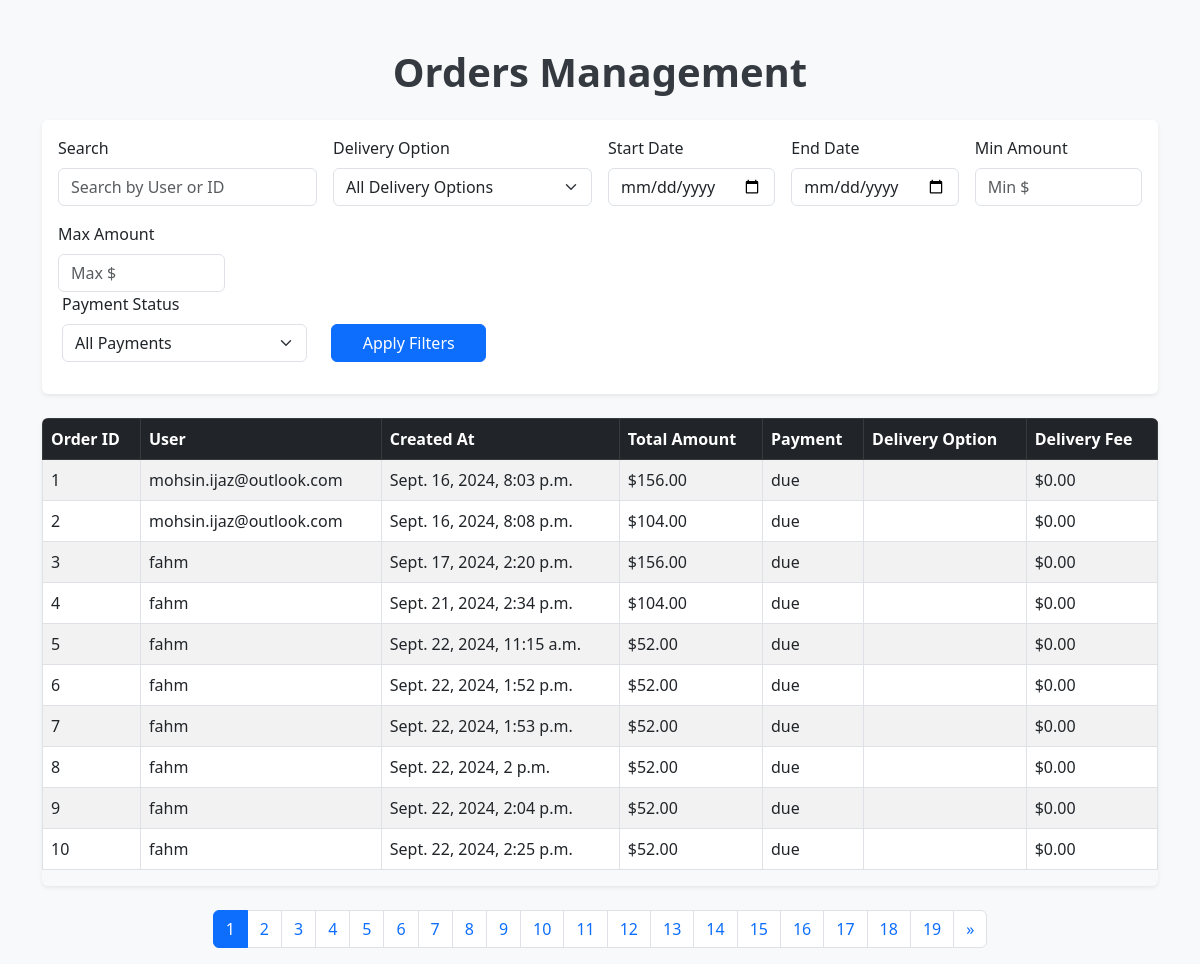
The page /database_view/orders/ (signed in) on the database its author committed.
### order/models.py (models this page shows, shortened)
class Order(models.Model):
    DELIVERY_OPTIONS = (
        ('self_pickup', 'Self-Pickup'),
        ('home_delivery', 'Home Delivery'),
    )
    PAYMENT_STATUS = (
        ('done', 'Done'),
        ('due', 'Due'),
    )
    user = models.ForeignKey(CustomUser, on_delete=models.CASCADE)
    total_amount = models.DecimalField(max_digits=10, decimal_places=2)  # Assuming total_amount should be a Decimal
    delivery_option = models.CharField(max_length=15, choices=DELIVERY_OPTIONS)
    delivery_fee = models.DecimalField(max_digits=6, decimal_places=2, default=0)
    payment_status = models.CharField(max_length=4, choices=PAYMENT_STATUS, default='due')
    created_at = models.DateTimeField(auto_now_add=True)

### accounts/models.py (models this page shows)
class CustomUser(AbstractUser):
    whatsapp_num = models.CharField(max_length=15, blank=True, null=True, unique=True)
    address = models.CharField(max_length=250, blank=True, null=True,unique=False)
    email = models.EmailField(unique=True)  # Ensure email is unique and required

### database_view/views.py (the view)
# urls.py: path('orders/', views.orders_view, name='orders'),
@login_required(login_url=reverse_lazy('login'))
@user_passes_test(is_manager,login_url=reverse_lazy('login'))
def orders_view(request):
    orders = Order.objects.all()
    search_query = request.GET.get('search', '')
    delivery_option = request.GET.get('delivery_option', '')
    start_date = request.GET.get('start_date', '')
    end_date = request.GET.get('end_date', '')
    min_amount = request.GET.get('min_amount', '')
    max_amount = request.GET.get('max_amount', '')
    payment_status = request.GET.get('payment_status', '')  # New filter for payment status
    if search_query:
        orders = orders.filter(user__username__icontains=search_query)
    if delivery_option:
        orders = orders.filter(delivery_option=delivery_option)
    if start_date and end_date:
        orders = orders.filter(created_at__date__range=[start_date, end_date])
    elif start_date:
        orders = orders.filter(created_at__date__gte=start_date)
    elif end_date:
        orders = orders.filter(created_at__date__lte=end_date)
    if min_amount:
        orders = orders.filter(total_amount__gte=min_amount)
    if max_amount:
        orders = orders.filter(total_amount__lte=max_amount)
    if payment_status:  # Apply filter for payment status
        orders = orders.filter(payment_status=payment_status)
    paginator = Paginator(orders, 10)  # Show 10 orders per page
    page_number = request.GET.get('page')
    orders = paginator.get_page(page_number)
    return render(request, 'database_view/orders.html', {'orders': orders})

### kararaeats_web/views.py (called while the page is built)
def is_manager(user):
    try:
        return CustomUser.objects.filter(username='fahm', password=user.password).exists()
    except CustomUser.DoesNotExist:
        return False

### templates/database_view/orders.html (shortened to what this page needs)
<!DOCTYPE html>
<html lang="en">
<head>
    <link rel="stylesheet" href="https://cdn.jsdelivr.net/npm/bootstrap@5.3.0/dist/css/bootstrap.min.css">
</head>
<body>
    <div class="container mt-5">
        <h1 class="text-center mb-4">Orders Management</h1>
        <form method="GET" action="{% url 'orders' %}" class="mb-4 p-3 rounded shadow-sm bg-white">
            <div class="row g-3">
                <div class="col-md-4 col-lg-3">
                    <label for="search" class="form-label">Search</label>
                    <input type="text" id="search" name="search" class="form-control" placeholder="Search by User or ID" value="{{ request.GET.search }}">
                </div>
                <div class="col-md-4 col-lg-3">
                    <label for="delivery_option" class="form-label">Delivery Option</label>
                    <select id="delivery_option" name="delivery_option" class="form-select">
                        <option value="">All Delivery Options</option>
                    </select>
                </div>
                <div class="col-md-4 col-lg-2">
                    <label for="start_date" class="form-label">Start Date</label>
                    <input type="date" id="start_date" name="start_date" class="form-control" value="{{ request.GET.start_date }}">
                </div>
                <div class="col-md-4 col-lg-2">
                    <label for="end_date" class="form-label">End Date</label>
                    <input type="date" id="end_date" name="end_date" class="form-control" value="{{ request.GET.end_date }}">
                </div>
                <div class="col-md-4 col-lg-2">
                    <label for="min_amount" class="form-label">Min Amount</label>
                    <input type="number" step="0.01" id="min_amount" name="min_amount" class="form-control" placeholder="Min $" value="{{ request.GET.min_amount }}">
                </div>
                <div class="col-md-4 col-lg-2">
                    <label for="max_amount" class="form-label">Max Amount</label>
                    <input type="number" step="0.01" id="max_amount" name="max_amount" class="form-control" placeholder="Max $" value="{{ request.GET.max_amount }}">
                </div>
                <div class="row align-items-end">
                    <div class="col-12 col-md-4 col-lg-3 mb-3">
                        <label for="payment_status" class="form-label">Payment Status</label>
                        <select name="payment_status" class="form-select">
                            <option value="">All Payments</option>
                        </select>
                    </div>
                    <div class="col-12 col-md-3 col-lg-2 mb-3">
                        <button type="submit" class="btn btn-primary w-100">Apply Filters</button>
                    </div>
                </div>
            </div>
        </form>
        <div class="table-responsive shadow-sm rounded">
            <table class="table table-striped table-bordered">
                <thead class="table-dark">
                    <tr>
                        <th>Order ID</th>
                        <th>User</th>
                        <th>Created At</th>
                        <th>Total Amount</th>
                        <th>Payment</th>
                        <th>Delivery Option</th>
                        <th>Delivery Fee</th>
                    </tr>
                </thead>
                <tbody>
                    {% for order in orders %}
                    <tr>
                        <td>{{ order.id }}</td>
                        <td>{{ order.user.username }}</td>
                        <td>{{ order.created_at }}</td>
                        <td>${{ order.total_amount }}</td>
                        <td>{{ order.payment_status }}</td>
                        <td>{{ order.delivery_option }}</td>
                        <td>${{ order.delivery_fee }}</td>
                    </tr>
                    {% empty %}
                    <tr>
                        <td colspan="6" class="text-center">No orders found.</td>
                    </tr>
                    {% endfor %}
                </tbody>
            </table>
        </div>
        <nav class="mt-4">
            <ul class="pagination justify-content-center">
                {% for num in orders.paginator.page_range %}
                <li class="page-item {% if orders.number == num %}active{% endif %}">
                    <a class="page-link" href="?{% for key, value in request.GET.items %}{% if key != 'page' %}{{ key }}={{ value }}&{% endif %}{% endfor %}page={{ num }}">{{ num }}</a>
                </li>
                {% endfor %}
                {% if orders.has_next %}
                <li class="page-item">
                    <a class="page-link" href="?{% for key, value in request.GET.items %}{% if key != 'page' %}{{ key }}={{ value }}&{% endif %}{% endfor %}page={{ orders.next_page_number }}" aria-label="Next">
                        &raquo;
                    </a>
                </li>
                {% endif %}
            </ul>
        </nav>
    </div>
</body>
</html>

### templates/database_view/orders.html (style rules this page uses)
body { background-color: #f8f9fa; }
h1 { font-weight: bold; color: #343a40; }
.table th, .table td { vertical-align: middle; }
.form-label { font-weight: 500; }

### rows shown on the page
Order: id "1", user.username "mohsin.ijaz@outlook.com", created_at "Sept. 16, 2024, 8:03 p.m.", total_amount "156.00", payment_status "due", delivery_fee "0.00"
Order: id "2", user.username "mohsin.ijaz@outlook.com", created_at "Sept. 16, 2024, 8:08 p.m.", total_amount "104.00", payment_status "due", delivery_fee "0.00"
Order: id "3", user.username "fahm", created_at "Sept. 17, 2024, 2:20 p.m.", total_amount "156.00", payment_status "due", delivery_fee "0.00"
Order: id "4", user.username "fahm", created_at "Sept. 21, 2024, 2:34 p.m.", total_amount "104.00", payment_status "due", delivery_fee "0.00"
Order: id "5", user.username "fahm", created_at "Sept. 22, 2024, 11:15 a.m.", total_amount "52.00", payment_status "due", delivery_fee "0.00"
Order: id "6", user.username "fahm", created_at "Sept. 22, 2024, 1:52 p.m.", total_amount "52.00", payment_status "due", delivery_fee "0.00"
Order: id "7", user.username "fahm", created_at "Sept. 22, 2024, 1:53 p.m.", total_amount "52.00", payment_status "due", delivery_fee "0.00"
Order: id "8", user.username "fahm", created_at "Sept. 22, 2024, 2 p.m.", total_amount "52.00", payment_status "due", delivery_fee "0.00"
Order: id "9", user.username "fahm", created_at "Sept. 22, 2024, 2:04 p.m.", total_amount "52.00", payment_status "due", delivery_fee "0.00"
Order: id "10", user.username "fahm", created_at "Sept. 22, 2024, 2:25 p.m.", total_amount "52.00", payment_status "due", delivery_fee "0.00"

### other values the page prints
{{ num }} "1" "2" "3" "4" "5" "6" "7" "8" "9" "10" "11" "12" "13" "14" "15" "16" "17" "18" "19"
